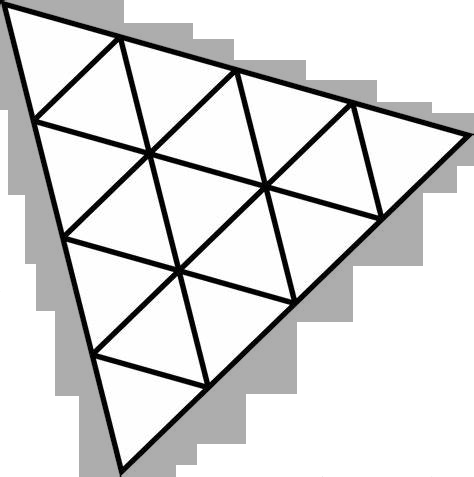
#> input picture public/image manupulation/threelogo.png, 474 x 477 px
$ python removeGray.py
#> lines starting #> are read from the running program, lines starting #| are printed output that depends on the picture
from PIL import Image
from sympy import limit

originalImageFileName = "threelogo.png"
originalImage = Image.open(originalImageFileName)
#> originalImage is the input picture: PIL image 474x477 RGBA; mean R, G, B, A 125.5, 125.5, 125.5, 161.2

originalImage.show()

editedImage = Image.new("RGBA", originalImage.size, "#00000000")
#> editedImage: PIL image 474x477 RGBA; every value is 0


limits = [0, 40, 200]


for x in range(0, editedImage.size[0]):
    for y in range(0, editedImage.size[1]):
        pixel = originalImage.getpixel((x, y))
        if pixel[3] != 0:
            if pixel[0] >= limits[0] and pixel[0] <= limits[1]:
                editedImage.putpixel((x, y), (0, 0, 0, 255))
            if pixel[0] > limits[1] and pixel[0] <= limits[2]:
                editedImage.putpixel((x, y), (0, 0, 0, 0))
            if pixel[0] > limits[2]:
                editedImage.putpixel((x, y), (255, 255, 255, 255))
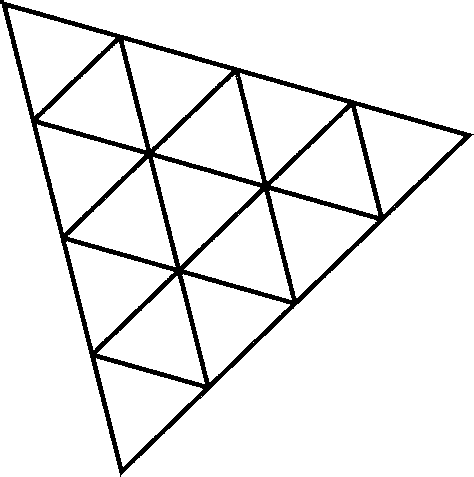
#> editedImage: PIL image 474x477 RGBA; mean R, G, B, A 95, 95, 95, 113.7; transparent parts drawn white


editedImage.show()
editedImage.save("threeJSLogo.png", "png")
